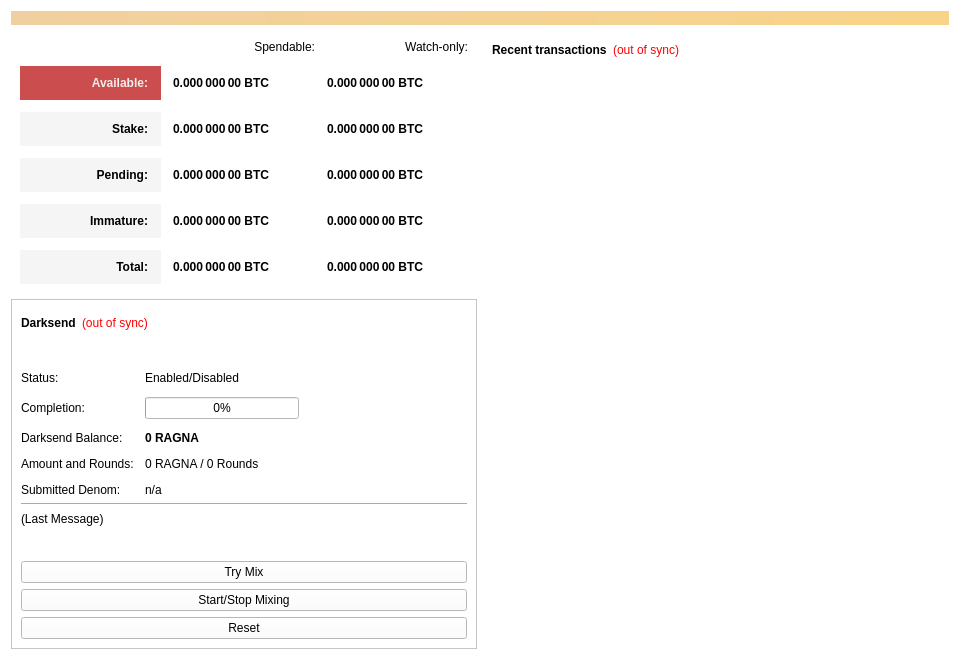
<?xml version="1.0" encoding="UTF-8"?>
<ui version="4.0">
 <class>OverviewPage</class>
 <widget class="QWidget" name="OverviewPage">
  <property name="geometry">
   <rect>
    <x>0</x>
    <y>0</y>
    <width>960</width>
    <height>594</height>
   </rect>
  </property>
  <property name="minimumSize">
   <size>
    <width>960</width>
    <height>0</height>
   </size>
  </property>
  <property name="windowTitle">
   <string>Form</string>
  </property>
  <property name="styleSheet">
   <string notr="true">background-color: rgb(255, 255, 255);</string>
  </property>
  <layout class="QVBoxLayout" name="topLayout">
   <item>
    <widget class="QLabel" name="labelAlerts">
     <property name="visible">
      <bool>false</bool>
     </property>
     <property name="styleSheet">
      <string notr="true">background-color: qlineargradient(x1: 0, y1: 0, x2: 1, y2: 0, stop:0 #F0D0A0, stop:1 #F8D488); color:#000000;</string>
     </property>
     <property name="wordWrap">
      <bool>true</bool>
     </property>
     <property name="margin">
      <number>3</number>
     </property>
    </widget>
   </item>
   <item>
    <layout class="QHBoxLayout" name="horizontalLayout" stretch="1,1">
     <item>
      <layout class="QVBoxLayout" name="verticalLayout_2">
       <item>
        <widget class="QFrame" name="frame">
         <property name="styleSheet">
          <string notr="true">border:0</string>
         </property>
         <property name="frameShape">
          <enum>QFrame::StyledPanel</enum>
         </property>
         <property name="frameShadow">
          <enum>QFrame::Raised</enum>
         </property>
         <layout class="QVBoxLayout" name="verticalLayout_4">
          <item>
           <layout class="QGridLayout" name="gridLayout">
            <property name="spacing">
             <number>12</number>
            </property>
            <item row="5" column="0">
             <widget class="QLabel" name="labelTotalText">
              <property name="styleSheet">
               <string notr="true">background-color: rgb(245, 245, 245);
color: rgb(0, 0, 0);
 font-weight: 900;
padding: 10px;</string>
              </property>
              <property name="text">
               <string>Total:</string>
              </property>
              <property name="alignment">
               <set>Qt::AlignRight|Qt::AlignTrailing|Qt::AlignVCenter</set>
              </property>
             </widget>
            </item>
            <item row="1" column="2">
             <widget class="QLabel" name="labelWatchAvailable">
              <property name="font">
               <font>
                <weight>75</weight>
                <bold>true</bold>
               </font>
              </property>
              <property name="cursor">
               <cursorShape>IBeamCursor</cursorShape>
              </property>
              <property name="toolTip">
               <string>Your current balance in watch-only addresses</string>
              </property>
              <property name="text">
               <string notr="true">0.000 000 00 BTC</string>
              </property>
              <property name="alignment">
               <set>Qt::AlignLeading|Qt::AlignLeft|Qt::AlignVCenter</set>
              </property>
              <property name="textInteractionFlags">
               <set>Qt::LinksAccessibleByMouse|Qt::TextSelectableByKeyboard|Qt::TextSelectableByMouse</set>
              </property>
             </widget>
            </item>
            <item row="3" column="0">
             <widget class="QLabel" name="labelPendingText">
              <property name="styleSheet">
               <string notr="true">background-color: rgb(245, 245, 245);
color: rgb(0, 0, 0);
 font-weight: 900;
padding: 10px;</string>
              </property>
              <property name="text">
               <string>Pending:</string>
              </property>
              <property name="alignment">
               <set>Qt::AlignRight|Qt::AlignTrailing|Qt::AlignVCenter</set>
              </property>
             </widget>
            </item>
            <item row="4" column="2">
             <widget class="QLabel" name="labelWatchImmature">
              <property name="font">
               <font>
                <weight>75</weight>
                <bold>true</bold>
               </font>
              </property>
              <property name="cursor">
               <cursorShape>IBeamCursor</cursorShape>
              </property>
              <property name="toolTip">
               <string>Mined balance in watch-only addresses that has not yet matured</string>
              </property>
              <property name="text">
               <string notr="true">0.000 000 00 BTC</string>
              </property>
              <property name="alignment">
               <set>Qt::AlignLeading|Qt::AlignLeft|Qt::AlignVCenter</set>
              </property>
              <property name="textInteractionFlags">
               <set>Qt::LinksAccessibleByMouse|Qt::TextSelectableByKeyboard|Qt::TextSelectableByMouse</set>
              </property>
             </widget>
            </item>
            <item row="3" column="2">
             <widget class="QLabel" name="labelWatchPending">
              <property name="font">
               <font>
                <weight>75</weight>
                <bold>true</bold>
               </font>
              </property>
              <property name="cursor">
               <cursorShape>IBeamCursor</cursorShape>
              </property>
              <property name="toolTip">
               <string>Unconfirmed transactions to watch-only addresses</string>
              </property>
              <property name="text">
               <string notr="true">0.000 000 00 BTC</string>
              </property>
              <property name="alignment">
               <set>Qt::AlignLeading|Qt::AlignLeft|Qt::AlignVCenter</set>
              </property>
              <property name="textInteractionFlags">
               <set>Qt::LinksAccessibleByMouse|Qt::TextSelectableByKeyboard|Qt::TextSelectableByMouse</set>
              </property>
             </widget>
            </item>
            <item row="3" column="1">
             <widget class="QLabel" name="labelUnconfirmed">
              <property name="font">
               <font>
                <weight>75</weight>
                <bold>true</bold>
               </font>
              </property>
              <property name="cursor">
               <cursorShape>IBeamCursor</cursorShape>
              </property>
              <property name="toolTip">
               <string>Total of transactions that have yet to be confirmed, and do not yet count toward the spendable balance</string>
              </property>
              <property name="text">
               <string notr="true">0.000 000 00 BTC</string>
              </property>
              <property name="alignment">
               <set>Qt::AlignLeading|Qt::AlignLeft|Qt::AlignVCenter</set>
              </property>
              <property name="textInteractionFlags">
               <set>Qt::LinksAccessibleByMouse|Qt::TextSelectableByKeyboard|Qt::TextSelectableByMouse</set>
              </property>
             </widget>
            </item>
            <item row="4" column="0">
             <widget class="QLabel" name="labelImmatureText">
              <property name="styleSheet">
               <string notr="true">background-color: rgb(245, 245, 245);
color: rgb(0, 0, 0);
 font-weight: 900;
padding: 10px;</string>
              </property>
              <property name="text">
               <string>Immature:</string>
              </property>
              <property name="alignment">
               <set>Qt::AlignRight|Qt::AlignTrailing|Qt::AlignVCenter</set>
              </property>
             </widget>
            </item>
            <item row="2" column="2">
             <widget class="QLabel" name="labelWatchStake">
              <property name="font">
               <font>
                <weight>75</weight>
                <bold>true</bold>
               </font>
              </property>
              <property name="cursor">
               <cursorShape>IBeamCursor</cursorShape>
              </property>
              <property name="toolTip">
               <string>Total of coins that was staked in watch-only addresses, and do not yet count toward the current watch-only balance</string>
              </property>
              <property name="text">
               <string notr="true">0.000 000 00 BTC</string>
              </property>
              <property name="alignment">
               <set>Qt::AlignLeading|Qt::AlignLeft|Qt::AlignVCenter</set>
              </property>
              <property name="textInteractionFlags">
               <set>Qt::LinksAccessibleByMouse|Qt::TextSelectableByKeyboard|Qt::TextSelectableByMouse</set>
              </property>
             </widget>
            </item>
            <item row="2" column="1">
             <widget class="QLabel" name="labelStake">
              <property name="font">
               <font>
                <weight>75</weight>
                <bold>true</bold>
               </font>
              </property>
              <property name="cursor">
               <cursorShape>IBeamCursor</cursorShape>
              </property>
              <property name="toolTip">
               <string>Total of coins that was staked, and do not yet count toward the current balance</string>
              </property>
              <property name="text">
               <string notr="true">0.000 000 00 BTC</string>
              </property>
              <property name="alignment">
               <set>Qt::AlignLeading|Qt::AlignLeft|Qt::AlignVCenter</set>
              </property>
              <property name="textInteractionFlags">
               <set>Qt::LinksAccessibleByMouse|Qt::TextSelectableByKeyboard|Qt::TextSelectableByMouse</set>
              </property>
             </widget>
            </item>
            <item row="5" column="1">
             <widget class="QLabel" name="labelTotal">
              <property name="font">
               <font>
                <weight>75</weight>
                <bold>true</bold>
               </font>
              </property>
              <property name="cursor">
               <cursorShape>IBeamCursor</cursorShape>
              </property>
              <property name="toolTip">
               <string>Your current total balance</string>
              </property>
              <property name="text">
               <string notr="true">0.000 000 00 BTC</string>
              </property>
              <property name="alignment">
               <set>Qt::AlignLeading|Qt::AlignLeft|Qt::AlignVCenter</set>
              </property>
              <property name="textInteractionFlags">
               <set>Qt::LinksAccessibleByMouse|Qt::TextSelectableByKeyboard|Qt::TextSelectableByMouse</set>
              </property>
             </widget>
            </item>
            <item row="4" column="1">
             <widget class="QLabel" name="labelImmature">
              <property name="font">
               <font>
                <weight>75</weight>
                <bold>true</bold>
               </font>
              </property>
              <property name="cursor">
               <cursorShape>IBeamCursor</cursorShape>
              </property>
              <property name="toolTip">
               <string>Mined balance that has not yet matured</string>
              </property>
              <property name="text">
               <string notr="true">0.000 000 00 BTC</string>
              </property>
              <property name="alignment">
               <set>Qt::AlignLeading|Qt::AlignLeft|Qt::AlignVCenter</set>
              </property>
              <property name="textInteractionFlags">
               <set>Qt::LinksAccessibleByMouse|Qt::TextSelectableByKeyboard|Qt::TextSelectableByMouse</set>
              </property>
             </widget>
            </item>
            <item row="0" column="1">
             <widget class="QLabel" name="labelSpendable">
              <property name="text">
               <string>Spendable:</string>
              </property>
              <property name="alignment">
               <set>Qt::AlignRight|Qt::AlignTrailing|Qt::AlignVCenter</set>
              </property>
             </widget>
            </item>
            <item row="1" column="1">
             <widget class="QLabel" name="labelBalance">
              <property name="font">
               <font>
                <weight>75</weight>
                <bold>true</bold>
               </font>
              </property>
              <property name="cursor">
               <cursorShape>IBeamCursor</cursorShape>
              </property>
              <property name="toolTip">
               <string>Your current spendable balance</string>
              </property>
              <property name="text">
               <string notr="true">0.000 000 00 BTC</string>
              </property>
              <property name="alignment">
               <set>Qt::AlignLeading|Qt::AlignLeft|Qt::AlignVCenter</set>
              </property>
              <property name="textInteractionFlags">
               <set>Qt::LinksAccessibleByMouse|Qt::TextSelectableByKeyboard|Qt::TextSelectableByMouse</set>
              </property>
             </widget>
            </item>
            <item row="2" column="0">
             <widget class="QLabel" name="label_10">
              <property name="styleSheet">
               <string notr="true">background-color: rgb(245, 245, 245);
color: rgb(0, 0, 0);
 font-weight: 900;
padding: 10px;</string>
              </property>
              <property name="text">
               <string>Stake:</string>
              </property>
              <property name="alignment">
               <set>Qt::AlignRight|Qt::AlignTrailing|Qt::AlignVCenter</set>
              </property>
             </widget>
            </item>
            <item row="5" column="2">
             <widget class="QLabel" name="labelWatchTotal">
              <property name="font">
               <font>
                <weight>75</weight>
                <bold>true</bold>
               </font>
              </property>
              <property name="cursor">
               <cursorShape>IBeamCursor</cursorShape>
              </property>
              <property name="toolTip">
               <string>Current total balance in watch-only addresses</string>
              </property>
              <property name="text">
               <string notr="true">0.000 000 00 BTC</string>
              </property>
              <property name="alignment">
               <set>Qt::AlignLeading|Qt::AlignLeft|Qt::AlignVCenter</set>
              </property>
              <property name="textInteractionFlags">
               <set>Qt::LinksAccessibleByMouse|Qt::TextSelectableByKeyboard|Qt::TextSelectableByMouse</set>
              </property>
             </widget>
            </item>
            <item row="0" column="2">
             <widget class="QLabel" name="labelWatchonly">
              <property name="text">
               <string>Watch-only:</string>
              </property>
              <property name="alignment">
               <set>Qt::AlignRight|Qt::AlignTrailing|Qt::AlignVCenter</set>
              </property>
             </widget>
            </item>
            <item row="1" column="0">
             <widget class="QLabel" name="labelBalanceText">
              <property name="layoutDirection">
               <enum>Qt::LeftToRight</enum>
              </property>
              <property name="autoFillBackground">
               <bool>false</bool>
              </property>
              <property name="styleSheet">
               <string notr="true">background-color: rgb(203, 77, 77);
color: rgb(238, 238, 236);
 font-weight: 900;
padding: 10px;
</string>
              </property>
              <property name="text">
               <string>Available:</string>
              </property>
              <property name="alignment">
               <set>Qt::AlignRight|Qt::AlignTrailing|Qt::AlignVCenter</set>
              </property>
              <property name="margin">
               <number>0</number>
              </property>
              <property name="indent">
               <number>-1</number>
              </property>
             </widget>
            </item>
           </layout>
          </item>
         </layout>
        </widget>
       </item>
       <item>
        <widget class="QFrame" name="frameDarksend">
         <property name="sizePolicy">
          <sizepolicy hsizetype="Expanding" vsizetype="Expanding">
           <horstretch>0</horstretch>
           <verstretch>0</verstretch>
          </sizepolicy>
         </property>
         <property name="minimumSize">
          <size>
           <width>0</width>
           <height>350</height>
          </size>
         </property>
         <property name="visible">
          <bool>false</bool>
         </property>
         <property name="layoutDirection">
          <enum>Qt::LeftToRight</enum>
         </property>
         <property name="frameShape">
          <enum>QFrame::StyledPanel</enum>
         </property>
         <property name="frameShadow">
          <enum>QFrame::Raised</enum>
         </property>
         <layout class="QVBoxLayout" name="verticalLayout_5">
          <item>
           <layout class="QHBoxLayout" name="horizontalLayout_5">
            <item>
             <widget class="QLabel" name="label_2">
              <property name="font">
               <font>
                <weight>75</weight>
                <bold>true</bold>
               </font>
              </property>
              <property name="text">
               <string>Darksend</string>
              </property>
             </widget>
            </item>
            <item>
             <widget class="QLabel" name="labelDarksendSyncStatus">
              <property name="toolTip">
               <string>The displayed information may be out of date. Your wallet automatically synchronizes with the EthCash network after a connection is established, but this process has not completed yet.</string>
              </property>
              <property name="styleSheet">
               <string notr="true">QLabel { color: red; }</string>
              </property>
              <property name="text">
               <string notr="true">(out of sync)</string>
              </property>
              <property name="alignment">
               <set>Qt::AlignLeading|Qt::AlignLeft|Qt::AlignVCenter</set>
              </property>
             </widget>
            </item>
            <item>
             <spacer name="horizontalSpacer_4">
              <property name="orientation">
               <enum>Qt::Horizontal</enum>
              </property>
              <property name="sizeHint" stdset="0">
               <size>
                <width>40</width>
                <height>20</height>
               </size>
              </property>
             </spacer>
            </item>
           </layout>
          </item>
          <item>
           <widget class="QPushButton" name="runAutoDenom">
            <property name="palette">
             <palette>
              <active>
               <colorrole role="WindowText">
                <brush brushstyle="SolidPattern">
                 <color alpha="255">
                  <red>0</red>
                  <green>0</green>
                  <blue>0</blue>
                 </color>
                </brush>
               </colorrole>
               <colorrole role="Button">
                <brush brushstyle="SolidPattern">
                 <color alpha="255">
                  <red>255</red>
                  <green>255</green>
                  <blue>255</blue>
                 </color>
                </brush>
               </colorrole>
               <colorrole role="Light">
                <brush brushstyle="SolidPattern">
                 <color alpha="255">
                  <red>255</red>
                  <green>255</green>
                  <blue>255</blue>
                 </color>
                </brush>
               </colorrole>
               <colorrole role="Midlight">
                <brush brushstyle="SolidPattern">
                 <color alpha="255">
                  <red>247</red>
                  <green>246</green>
                  <blue>246</blue>
                 </color>
                </brush>
               </colorrole>
               <colorrole role="Dark">
                <brush brushstyle="SolidPattern">
                 <color alpha="255">
                  <red>119</red>
                  <green>119</green>
                  <blue>119</blue>
                 </color>
                </brush>
               </colorrole>
               <colorrole role="Mid">
                <brush brushstyle="SolidPattern">
                 <color alpha="255">
                  <red>159</red>
                  <green>159</green>
                  <blue>159</blue>
                 </color>
                </brush>
               </colorrole>
               <colorrole role="Text">
                <brush brushstyle="SolidPattern">
                 <color alpha="255">
                  <red>0</red>
                  <green>0</green>
                  <blue>0</blue>
                 </color>
                </brush>
               </colorrole>
               <colorrole role="BrightText">
                <brush brushstyle="SolidPattern">
                 <color alpha="255">
                  <red>255</red>
                  <green>255</green>
                  <blue>255</blue>
                 </color>
                </brush>
               </colorrole>
               <colorrole role="ButtonText">
                <brush brushstyle="SolidPattern">
                 <color alpha="255">
                  <red>0</red>
                  <green>0</green>
                  <blue>0</blue>
                 </color>
                </brush>
               </colorrole>
               <colorrole role="Base">
                <brush brushstyle="SolidPattern">
                 <color alpha="255">
                  <red>255</red>
                  <green>255</green>
                  <blue>255</blue>
                 </color>
                </brush>
               </colorrole>
               <colorrole role="Window">
                <brush brushstyle="SolidPattern">
                 <color alpha="255">
                  <red>255</red>
                  <green>255</green>
                  <blue>255</blue>
                 </color>
                </brush>
               </colorrole>
               <colorrole role="Shadow">
                <brush brushstyle="SolidPattern">
                 <color alpha="255">
                  <red>0</red>
                  <green>0</green>
                  <blue>0</blue>
                 </color>
                </brush>
               </colorrole>
               <colorrole role="AlternateBase">
                <brush brushstyle="SolidPattern">
                 <color alpha="255">
                  <red>247</red>
                  <green>246</green>
                  <blue>246</blue>
                 </color>
                </brush>
               </colorrole>
               <colorrole role="ToolTipBase">
                <brush brushstyle="SolidPattern">
                 <color alpha="255">
                  <red>255</red>
                  <green>255</green>
                  <blue>220</blue>
                 </color>
                </brush>
               </colorrole>
               <colorrole role="ToolTipText">
                <brush brushstyle="SolidPattern">
                 <color alpha="255">
                  <red>0</red>
                  <green>0</green>
                  <blue>0</blue>
                 </color>
                </brush>
               </colorrole>
              </active>
              <inactive>
               <colorrole role="WindowText">
                <brush brushstyle="SolidPattern">
                 <color alpha="255">
                  <red>0</red>
                  <green>0</green>
                  <blue>0</blue>
                 </color>
                </brush>
               </colorrole>
               <colorrole role="Button">
                <brush brushstyle="SolidPattern">
                 <color alpha="255">
                  <red>255</red>
                  <green>255</green>
                  <blue>255</blue>
                 </color>
                </brush>
               </colorrole>
               <colorrole role="Light">
                <brush brushstyle="SolidPattern">
                 <color alpha="255">
                  <red>255</red>
                  <green>255</green>
                  <blue>255</blue>
                 </color>
                </brush>
               </colorrole>
               <colorrole role="Midlight">
                <brush brushstyle="SolidPattern">
                 <color alpha="255">
                  <red>247</red>
                  <green>246</green>
                  <blue>246</blue>
                 </color>
                </brush>
               </colorrole>
               <colorrole role="Dark">
                <brush brushstyle="SolidPattern">
                 <color alpha="255">
                  <red>119</red>
                  <green>119</green>
                  <blue>119</blue>
                 </color>
                </brush>
               </colorrole>
               <colorrole role="Mid">
                <brush brushstyle="SolidPattern">
                 <color alpha="255">
                  <red>159</red>
                  <green>159</green>
                  <blue>159</blue>
                 </color>
                </brush>
               </colorrole>
               <colorrole role="Text">
                <brush brushstyle="SolidPattern">
                 <color alpha="255">
                  <red>0</red>
                  <green>0</green>
                  <blue>0</blue>
                 </color>
                </brush>
               </colorrole>
               <colorrole role="BrightText">
                <brush brushstyle="SolidPattern">
                 <color alpha="255">
                  <red>255</red>
                  <green>255</green>
                  <blue>255</blue>
                 </color>
                </brush>
               </colorrole>
               <colorrole role="ButtonText">
                <brush brushstyle="SolidPattern">
                 <color alpha="255">
                  <red>0</red>
                  <green>0</green>
                  <blue>0</blue>
                 </color>
                </brush>
               </colorrole>
               <colorrole role="Base">
                <brush brushstyle="SolidPattern">
                 <color alpha="255">
                  <red>255</red>
                  <green>255</green>
                  <blue>255</blue>
                 </color>
                </brush>
               </colorrole>
               <colorrole role="Window">
                <brush brushstyle="SolidPattern">
                 <color alpha="255">
                  <red>255</red>
                  <green>255</green>
                  <blue>255</blue>
                 </color>
                </brush>
               </colorrole>
               <colorrole role="Shadow">
                <brush brushstyle="SolidPattern">
                 <color alpha="255">
                  <red>0</red>
                  <green>0</green>
                  <blue>0</blue>
                 </color>
                </brush>
               </colorrole>
               <colorrole role="AlternateBase">
                <brush brushstyle="SolidPattern">
                 <color alpha="255">
                  <red>247</red>
                  <green>246</green>
                  <blue>246</blue>
                 </color>
                </brush>
               </colorrole>
               <colorrole role="ToolTipBase">
                <brush brushstyle="SolidPattern">
                 <color alpha="255">
                  <red>255</red>
                  <green>255</green>
                  <blue>220</blue>
                 </color>
                </brush>
               </colorrole>
               <colorrole role="ToolTipText">
                <brush brushstyle="SolidPattern">
                 <color alpha="255">
                  <red>0</red>
                  <green>0</green>
                  <blue>0</blue>
                 </color>
                </brush>
               </colorrole>
              </inactive>
              <disabled>
               <colorrole role="WindowText">
                <brush brushstyle="SolidPattern">
                 <color alpha="255">
                  <red>119</red>
                  <green>119</green>
                  <blue>119</blue>
                 </color>
                </brush>
               </colorrole>
               <colorrole role="Button">
                <brush brushstyle="SolidPattern">
                 <color alpha="255">
                  <red>255</red>
                  <green>255</green>
                  <blue>255</blue>
                 </color>
                </brush>
               </colorrole>
               <colorrole role="Light">
                <brush brushstyle="SolidPattern">
                 <color alpha="255">
                  <red>255</red>
                  <green>255</green>
                  <blue>255</blue>
                 </color>
                </brush>
               </colorrole>
               <colorrole role="Midlight">
                <brush brushstyle="SolidPattern">
                 <color alpha="255">
                  <red>247</red>
                  <green>246</green>
                  <blue>246</blue>
                 </color>
                </brush>
               </colorrole>
               <colorrole role="Dark">
                <brush brushstyle="SolidPattern">
                 <color alpha="255">
                  <red>119</red>
                  <green>119</green>
                  <blue>119</blue>
                 </color>
                </brush>
               </colorrole>
               <colorrole role="Mid">
                <brush brushstyle="SolidPattern">
                 <color alpha="255">
                  <red>159</red>
                  <green>159</green>
                  <blue>159</blue>
                 </color>
                </brush>
               </colorrole>
               <colorrole role="Text">
                <brush brushstyle="SolidPattern">
                 <color alpha="255">
                  <red>119</red>
                  <green>119</green>
                  <blue>119</blue>
                 </color>
                </brush>
               </colorrole>
               <colorrole role="BrightText">
                <brush brushstyle="SolidPattern">
                 <color alpha="255">
                  <red>255</red>
                  <green>255</green>
                  <blue>255</blue>
                 </color>
                </brush>
               </colorrole>
               <colorrole role="ButtonText">
                <brush brushstyle="SolidPattern">
                 <color alpha="255">
                  <red>119</red>
                  <green>119</green>
                  <blue>119</blue>
                 </color>
                </brush>
               </colorrole>
               <colorrole role="Base">
                <brush brushstyle="SolidPattern">
                 <color alpha="255">
                  <red>255</red>
                  <green>255</green>
                  <blue>255</blue>
                 </color>
                </brush>
               </colorrole>
               <colorrole role="Window">
                <brush brushstyle="SolidPattern">
                 <color alpha="255">
                  <red>255</red>
                  <green>255</green>
                  <blue>255</blue>
                 </color>
                </brush>
               </colorrole>
               <colorrole role="Shadow">
                <brush brushstyle="SolidPattern">
                 <color alpha="255">
                  <red>0</red>
                  <green>0</green>
                  <blue>0</blue>
                 </color>
                </brush>
               </colorrole>
               <colorrole role="AlternateBase">
                <brush brushstyle="SolidPattern">
                 <color alpha="255">
                  <red>239</red>
                  <green>238</green>
                  <blue>238</blue>
                 </color>
                </brush>
               </colorrole>
               <colorrole role="ToolTipBase">
                <brush brushstyle="SolidPattern">
                 <color alpha="255">
                  <red>255</red>
                  <green>255</green>
                  <blue>220</blue>
                 </color>
                </brush>
               </colorrole>
               <colorrole role="ToolTipText">
                <brush brushstyle="SolidPattern">
                 <color alpha="255">
                  <red>0</red>
                  <green>0</green>
                  <blue>0</blue>
                 </color>
                </brush>
               </colorrole>
              </disabled>
             </palette>
            </property>
            <property name="focusPolicy">
             <enum>Qt::NoFocus</enum>
            </property>
            <property name="autoFillBackground">
             <bool>false</bool>
            </property>
            <property name="text">
             <string/>
            </property>
            <property name="flat">
             <bool>true</bool>
            </property>
           </widget>
          </item>
          <item>
           <layout class="QFormLayout" name="formLayout">
            <property name="fieldGrowthPolicy">
             <enum>QFormLayout::AllNonFixedFieldsGrow</enum>
            </property>
            <property name="horizontalSpacing">
             <number>11</number>
            </property>
            <property name="verticalSpacing">
             <number>12</number>
            </property>
            <item row="0" column="0">
             <widget class="QLabel" name="label_6">
              <property name="text">
               <string>Status:</string>
              </property>
             </widget>
            </item>
            <item row="1" column="0">
             <widget class="QLabel" name="label_7">
              <property name="text">
               <string>Completion:</string>
              </property>
             </widget>
            </item>
            <item row="1" column="1">
             <widget class="QProgressBar" name="darksendProgress">
              <property name="maximumSize">
               <size>
                <width>154</width>
                <height>16777215</height>
               </size>
              </property>
              <property name="value">
               <number>0</number>
              </property>
             </widget>
            </item>
            <item row="3" column="0">
             <widget class="QLabel" name="labelAnonymizedText">
              <property name="text">
               <string>Darksend Balance:</string>
              </property>
             </widget>
            </item>
            <item row="3" column="1">
             <widget class="QLabel" name="labelAnonymized">
              <property name="font">
               <font>
                <weight>75</weight>
                <bold>true</bold>
               </font>
              </property>
              <property name="text">
               <string notr="true">0 RAGNA</string>
              </property>
             </widget>
            </item>
            <item row="4" column="0">
             <widget class="QLabel" name="label_8">
              <property name="text">
               <string>Amount and Rounds:</string>
              </property>
             </widget>
            </item>
            <item row="4" column="1">
             <widget class="QLabel" name="labelAmountRounds">
              <property name="text">
               <string>0 RAGNA / 0 Rounds</string>
              </property>
             </widget>
            </item>
            <item row="5" column="0">
             <widget class="QLabel" name="label_9">
              <property name="text">
               <string>Submitted Denom:</string>
              </property>
             </widget>
            </item>
            <item row="5" column="1">
             <widget class="QLabel" name="labelSubmittedDenom">
              <property name="toolTip">
               <string>The denominations you submitted to the Masternode.&lt;br&gt;To mix, other users must submit the exact same denominations.</string>
              </property>
              <property name="text">
               <string>n/a</string>
              </property>
             </widget>
            </item>
            <item row="0" column="1">
             <widget class="QLabel" name="darksendEnabled">
              <property name="text">
               <string>Enabled/Disabled</string>
              </property>
             </widget>
            </item>
           </layout>
          </item>
          <item>
           <widget class="Line" name="lineLastMessage">
            <property name="orientation">
             <enum>Qt::Horizontal</enum>
            </property>
           </widget>
          </item>
          <item>
           <widget class="QLabel" name="darksendStatus">
            <property name="minimumSize">
             <size>
              <width>288</width>
              <height>43</height>
             </size>
            </property>
            <property name="text">
             <string>(Last Message)</string>
            </property>
            <property name="alignment">
             <set>Qt::AlignLeading|Qt::AlignLeft|Qt::AlignTop</set>
            </property>
            <property name="wordWrap">
             <bool>true</bool>
            </property>
           </widget>
          </item>
          <item>
           <widget class="QPushButton" name="darksendAuto">
            <property name="sizePolicy">
             <sizepolicy hsizetype="MinimumExpanding" vsizetype="Fixed">
              <horstretch>0</horstretch>
              <verstretch>0</verstretch>
             </sizepolicy>
            </property>
            <property name="toolTip">
             <string>Try to manually submit a Darksend request.</string>
            </property>
            <property name="text">
             <string>Try Mix</string>
            </property>
           </widget>
          </item>
          <item>
           <widget class="QPushButton" name="toggleDarksend">
            <property name="sizePolicy">
             <sizepolicy hsizetype="MinimumExpanding" vsizetype="Fixed">
              <horstretch>0</horstretch>
              <verstretch>0</verstretch>
             </sizepolicy>
            </property>
            <property name="text">
             <string>Start/Stop Mixing</string>
            </property>
           </widget>
          </item>
          <item>
           <widget class="QPushButton" name="darksendReset">
            <property name="sizePolicy">
             <sizepolicy hsizetype="MinimumExpanding" vsizetype="Fixed">
              <horstretch>0</horstretch>
              <verstretch>0</verstretch>
             </sizepolicy>
            </property>
            <property name="toolTip">
             <string>Reset the current status of Darksend (can interrupt Darksend if it's in the process of Mixing, which can cost you money!)</string>
            </property>
            <property name="autoFillBackground">
             <bool>false</bool>
            </property>
            <property name="text">
             <string>Reset</string>
            </property>
           </widget>
          </item>
         </layout>
        </widget>
       </item>
       <item>
        <spacer name="verticalSpacer">
         <property name="orientation">
          <enum>Qt::Vertical</enum>
         </property>
         <property name="sizeHint" stdset="0">
          <size>
           <width>20</width>
           <height>40</height>
          </size>
         </property>
        </spacer>
       </item>
      </layout>
     </item>
     <item>
      <layout class="QVBoxLayout" name="verticalLayout_3">
       <item>
        <widget class="QFrame" name="frame_2">
         <property name="styleSheet">
          <string notr="true">border:0</string>
         </property>
         <property name="frameShape">
          <enum>QFrame::StyledPanel</enum>
         </property>
         <property name="frameShadow">
          <enum>QFrame::Raised</enum>
         </property>
         <layout class="QVBoxLayout" name="verticalLayout">
          <item>
           <layout class="QHBoxLayout" name="horizontalLayout_2">
            <item>
             <widget class="QLabel" name="label_4">
              <property name="font">
               <font>
                <weight>99</weight>
                <bold>true</bold>
               </font>
              </property>
              <property name="styleSheet">
               <string notr="true">color: rgb(0, 0, 0);
 font-weight: 900;</string>
              </property>
              <property name="text">
               <string>Recent transactions</string>
              </property>
             </widget>
            </item>
            <item>
             <widget class="QLabel" name="labelTransactionsStatus">
              <property name="cursor">
               <cursorShape>WhatsThisCursor</cursorShape>
              </property>
              <property name="toolTip">
               <string>The displayed information may be out of date. Your wallet automatically synchronizes with the EthCash network after a connection is established, but this process has not completed yet.</string>
              </property>
              <property name="styleSheet">
               <string notr="true">QLabel { color: red; }</string>
              </property>
              <property name="text">
               <string notr="true">(out of sync)</string>
              </property>
              <property name="alignment">
               <set>Qt::AlignRight|Qt::AlignTrailing|Qt::AlignVCenter</set>
              </property>
             </widget>
            </item>
            <item>
             <spacer name="horizontalSpacer">
              <property name="orientation">
               <enum>Qt::Horizontal</enum>
              </property>
              <property name="sizeHint" stdset="0">
               <size>
                <width>40</width>
                <height>20</height>
               </size>
              </property>
             </spacer>
            </item>
           </layout>
          </item>
          <item>
           <widget class="QListView" name="listTransactions">
            <property name="styleSheet">
             <string notr="true">QListView { background: transparent; }</string>
            </property>
            <property name="frameShape">
             <enum>QFrame::NoFrame</enum>
            </property>
            <property name="verticalScrollBarPolicy">
             <enum>Qt::ScrollBarAlwaysOff</enum>
            </property>
            <property name="horizontalScrollBarPolicy">
             <enum>Qt::ScrollBarAlwaysOff</enum>
            </property>
            <property name="selectionMode">
             <enum>QAbstractItemView::NoSelection</enum>
            </property>
           </widget>
          </item>
         </layout>
        </widget>
       </item>
      </layout>
     </item>
    </layout>
   </item>
  </layout>
 </widget>
 <resources/>
 <connections/>
</ui>
